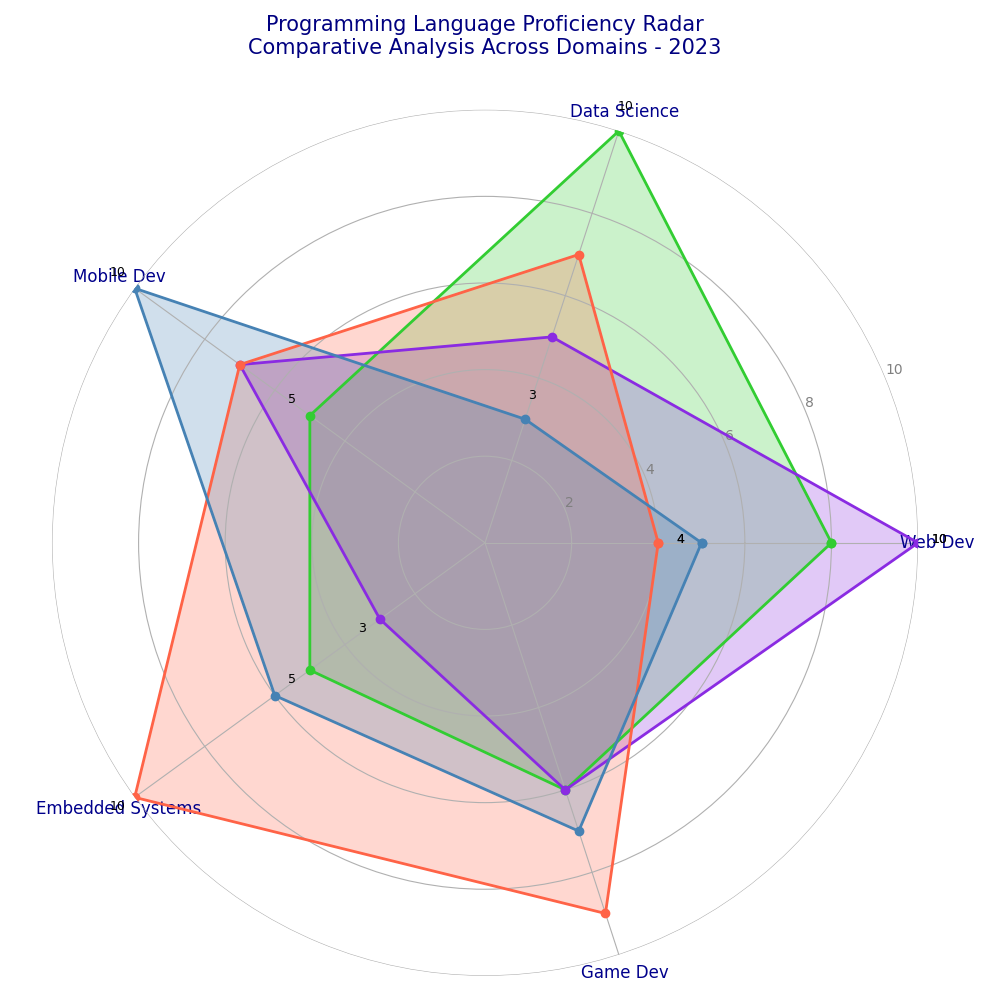

Python code for this plot:
import matplotlib.pyplot as plt
import numpy as np
from math import pi

categories = ['Web Dev', 'Data Science', 'Mobile Dev', 'Embedded Systems', 'Game Dev']
N = len(categories)

values = {
    'Python': [8, 10, 5, 5, 6],
    'JavaScript': [10, 5, 7, 3, 6],
    'C++': [4, 7, 7, 10, 9],
    'Swift': [5, 3, 10, 6, 7]
}

angles = np.linspace(0, 2 * pi, N, endpoint=False).tolist()
angles += angles[:1]

fig, ax = plt.subplots(figsize=(10, 10), subplot_kw=dict(polar=True))
plt.subplots_adjust(left=0.1, right=0.9, top=0.85, bottom=0.1)

colors = ['#32CD32', '#8A2BE2', '#FF6347', '#4682B4']

for (language, proficiency), color in zip(values.items(), colors):
    data = proficiency + proficiency[:1]
    ax.plot(angles, data, linewidth=2, linestyle='-', color=color, marker='o')
    ax.fill(angles, data, alpha=0.25, color=color)

ax.set_xticks(angles[:-1])
ax.set_xticklabels(categories, fontsize=12, color='darkblue')
ax.spines['polar'].set_visible(False)

ax.set_ylim(0, 10)
ax.set_yticks([2, 4, 6, 8, 10])
ax.set_yticklabels(['2', '4', '6', '8', '10'], color='grey', fontsize=10)

plt.title('Programming Language Proficiency Radar\nComparative Analysis Across Domains - 2023', size=15, color='navy', pad=40)

for language, proficiency in values.items():
    for i, (angle, score) in enumerate(zip(angles, proficiency + proficiency[:1])):
        if score == max(proficiency) or score == min(proficiency):
            ax.text(angle, score + 0.5, f"{score}", color='black', fontsize=9, ha='center')

plt.tight_layout()
plt.show()
